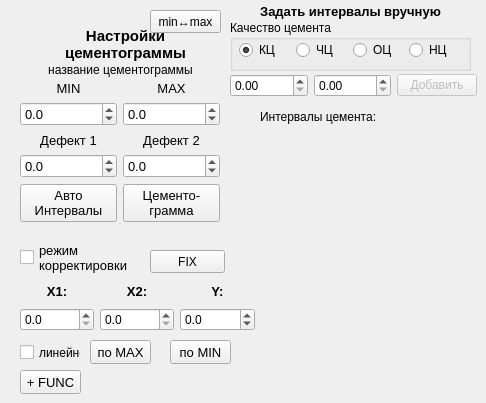
    <widget class="QWidget" name="tab_2">
     <attribute name="title">
      <string>Настройки цементограммы</string>
     </attribute>
     <widget class="QPushButton" name="pushButton_fix_corr">
      <property name="geometry">
       <rect>
        <x>150</x>
        <y>250</y>
        <width>75</width>
        <height>23</height>
       </rect>
      </property>
      <property name="toolTip">
       <string>Зафиксировать выполненные корректировки</string>
      </property>
      <property name="text">
       <string>FIX</string>
      </property>
     </widget>
     <widget class="QWidget" name="gridLayoutWidget_6">
      <property name="geometry">
       <rect>
        <x>20</x>
        <y>280</y>
        <width>235</width>
        <height>51</height>
       </rect>
      </property>
      <layout class="QGridLayout" name="gridLayout_6">
       <item row="1" column="2">
        <widget class="QLabel" name="label_24">
         <property name="font">
          <font>
           <pointsize>10</pointsize>
           <weight>75</weight>
           <bold>true</bold>
          </font>
         </property>
         <property name="text">
          <string>Y:</string>
         </property>
         <property name="alignment">
          <set>Qt::AlignCenter</set>
         </property>
        </widget>
       </item>
       <item row="2" column="0">
        <widget class="QDoubleSpinBox" name="doubleSpinBox_x1_line">
         <property name="decimals">
          <number>1</number>
         </property>
         <property name="minimum">
          <double>0.000000000000000</double>
         </property>
         <property name="maximum">
          <double>10000.000000000000000</double>
         </property>
         <property name="singleStep">
          <double>0.500000000000000</double>
         </property>
        </widget>
       </item>
       <item row="1" column="1">
        <widget class="QLabel" name="label_23">
         <property name="font">
          <font>
           <pointsize>10</pointsize>
           <weight>75</weight>
           <bold>true</bold>
          </font>
         </property>
         <property name="text">
          <string>X2:</string>
         </property>
         <property name="alignment">
          <set>Qt::AlignCenter</set>
         </property>
        </widget>
       </item>
       <item row="1" column="0">
        <widget class="QLabel" name="label_13">
         <property name="font">
          <font>
           <pointsize>10</pointsize>
           <weight>75</weight>
           <bold>true</bold>
          </font>
         </property>
         <property name="text">
          <string>X1:</string>
         </property>
         <property name="alignment">
          <set>Qt::AlignCenter</set>
         </property>
        </widget>
       </item>
       <item row="2" column="1">
        <widget class="QDoubleSpinBox" name="doubleSpinBox_x2_line">
         <property name="decimals">
          <number>1</number>
         </property>
         <property name="minimum">
          <double>0.000000000000000</double>
         </property>
         <property name="maximum">
          <double>10000.000000000000000</double>
         </property>
         <property name="singleStep">
          <double>0.500000000000000</double>
         </property>
        </widget>
       </item>
       <item row="2" column="2">
        <widget class="QDoubleSpinBox" name="doubleSpinBox_y_line">
         <property name="decimals">
          <number>1</number>
         </property>
         <property name="minimum">
          <double>-10000.000000000000000</double>
         </property>
         <property name="maximum">
          <double>10000.000000000000000</double>
         </property>
         <property name="singleStep">
          <double>0.100000000000000</double>
         </property>
        </widget>
       </item>
      </layout>
     </widget>
     <widget class="QLabel" name="label_57">
      <property name="geometry">
       <rect>
        <x>40</x>
        <y>24</y>
        <width>171</width>
        <height>41</height>
       </rect>
      </property>
      <property name="font">
       <font>
        <pointsize>11</pointsize>
        <weight>75</weight>
        <bold>true</bold>
       </font>
      </property>
      <property name="text">
       <string>Настройки
цементограммы</string>
      </property>
      <property name="alignment">
       <set>Qt::AlignCenter</set>
      </property>
     </widget>
     <widget class="QPushButton" name="pushButton_plus_func">
      <property name="geometry">
       <rect>
        <x>20</x>
        <y>370</y>
        <width>61</width>
        <height>24</height>
       </rect>
      </property>
      <property name="font">
       <font>
        <pointsize>10</pointsize>
       </font>
      </property>
      <property name="toolTip">
       <string>Поднять верхнюю часть цементограммы</string>
      </property>
      <property name="text">
       <string>+ FUNC</string>
      </property>
     </widget>
     <widget class="QLabel" name="name_cement">
      <property name="geometry">
       <rect>
        <x>20</x>
        <y>60</y>
        <width>201</width>
        <height>20</height>
       </rect>
      </property>
      <property name="palette">
       <palette>
        <active>
         <colorrole role="WindowText">
          <brush brushstyle="SolidPattern">
           <color alpha="255">
            <red>0</red>
            <green>0</green>
            <blue>0</blue>
           </color>
          </brush>
         </colorrole>
         <colorrole role="Button">
          <brush brushstyle="SolidPattern">
           <color alpha="255">
            <red>41</red>
            <green>131</green>
            <blue>240</blue>
           </color>
          </brush>
         </colorrole>
         <colorrole role="Light">
          <brush brushstyle="SolidPattern">
           <color alpha="255">
            <red>149</red>
            <green>197</green>
            <blue>255</blue>
           </color>
          </brush>
         </colorrole>
         <colorrole role="Midlight">
          <brush brushstyle="SolidPattern">
           <color alpha="255">
            <red>95</red>
            <green>164</green>
            <blue>247</blue>
           </color>
          </brush>
         </colorrole>
         <colorrole role="Dark">
          <brush brushstyle="SolidPattern">
           <color alpha="255">
            <red>20</red>
            <green>65</green>
            <blue>120</blue>
           </color>
          </brush>
         </colorrole>
         <colorrole role="Mid">
          <brush brushstyle="SolidPattern">
           <color alpha="255">
            <red>27</red>
            <green>87</green>
            <blue>160</blue>
           </color>
          </brush>
         </colorrole>
         <colorrole role="Text">
          <brush brushstyle="SolidPattern">
           <color alpha="255">
            <red>0</red>
            <green>0</green>
            <blue>0</blue>
           </color>
          </brush>
         </colorrole>
         <colorrole role="BrightText">
          <brush brushstyle="SolidPattern">
           <color alpha="255">
            <red>255</red>
            <green>255</green>
            <blue>255</blue>
           </color>
          </brush>
         </colorrole>
         <colorrole role="ButtonText">
          <brush brushstyle="SolidPattern">
           <color alpha="255">
            <red>0</red>
            <green>0</green>
            <blue>0</blue>
           </color>
          </brush>
         </colorrole>
         <colorrole role="Base">
          <brush brushstyle="SolidPattern">
           <color alpha="255">
            <red>255</red>
            <green>255</green>
            <blue>255</blue>
           </color>
          </brush>
         </colorrole>
         <colorrole role="Window">
          <brush brushstyle="SolidPattern">
           <color alpha="255">
            <red>41</red>
            <green>131</green>
            <blue>240</blue>
           </color>
          </brush>
         </colorrole>
         <colorrole role="Shadow">
          <brush brushstyle="SolidPattern">
           <color alpha="255">
            <red>0</red>
            <green>0</green>
            <blue>0</blue>
           </color>
          </brush>
         </colorrole>
         <colorrole role="AlternateBase">
          <brush brushstyle="SolidPattern">
           <color alpha="255">
            <red>148</red>
            <green>193</green>
            <blue>247</blue>
           </color>
          </brush>
         </colorrole>
         <colorrole role="ToolTipBase">
          <brush brushstyle="SolidPattern">
           <color alpha="255">
            <red>255</red>
            <green>255</green>
            <blue>220</blue>
           </color>
          </brush>
         </colorrole>
         <colorrole role="ToolTipText">
          <brush brushstyle="SolidPattern">
           <color alpha="255">
            <red>0</red>
            <green>0</green>
            <blue>0</blue>
           </color>
          </brush>
         </colorrole>
        </active>
        <inactive>
         <colorrole role="WindowText">
          <brush brushstyle="SolidPattern">
           <color alpha="255">
            <red>0</red>
            <green>0</green>
            <blue>0</blue>
           </color>
          </brush>
         </colorrole>
         <colorrole role="Button">
          <brush brushstyle="SolidPattern">
           <color alpha="255">
            <red>41</red>
            <green>131</green>
            <blue>240</blue>
           </color>
          </brush>
         </colorrole>
         <colorrole role="Light">
          <brush brushstyle="SolidPattern">
           <color alpha="255">
            <red>149</red>
            <green>197</green>
            <blue>255</blue>
           </color>
          </brush>
         </colorrole>
         <colorrole role="Midlight">
          <brush brushstyle="SolidPattern">
           <color alpha="255">
            <red>95</red>
            <green>164</green>
            <blue>247</blue>
           </color>
          </brush>
         </colorrole>
         <colorrole role="Dark">
          <brush brushstyle="SolidPattern">
           <color alpha="255">
            <red>20</red>
            <green>65</green>
            <blue>120</blue>
           </color>
          </brush>
         </colorrole>
         <colorrole role="Mid">
          <brush brushstyle="SolidPattern">
           <color alpha="255">
            <red>27</red>
            <green>87</green>
            <blue>160</blue>
           </color>
          </brush>
         </colorrole>
         <colorrole role="Text">
          <brush brushstyle="SolidPattern">
           <color alpha="255">
            <red>0</red>
            <green>0</green>
            <blue>0</blue>
           </color>
          </brush>
         </colorrole>
         <colorrole role="BrightText">
          <brush brushstyle="SolidPattern">
           <color alpha="255">
            <red>255</red>
            <green>255</green>
            <blue>255</blue>
           </color>
          </brush>
         </colorrole>
         <colorrole role="ButtonText">
          <brush brushstyle="SolidPattern">
           <color alpha="255">
            <red>0</red>
            <green>0</green>
            <blue>0</blue>
           </color>
          </brush>
         </colorrole>
         <colorrole role="Base">
          <brush brushstyle="SolidPattern">
           <color alpha="255">
            <red>255</red>
            <green>255</green>
            <blue>255</blue>
           </color>
          </brush>
         </colorrole>
         <colorrole role="Window">
          <brush brushstyle="SolidPattern">
           <color alpha="255">
            <red>41</red>
            <green>131</green>
            <blue>240</blue>
           </color>
          </brush>
         </colorrole>
         <colorrole role="Shadow">
          <brush brushstyle="SolidPattern">
           <color alpha="255">
            <red>0</red>
            <green>0</green>
            <blue>0</blue>
           </color>
          </brush>
         </colorrole>
         <colorrole role="AlternateBase">
          <brush brushstyle="SolidPattern">
           <color alpha="255">
            <red>148</red>
            <green>193</green>
            <blue>247</blue>
           </color>
          </brush>
         </colorrole>
         <colorrole role="ToolTipBase">
          <brush brushstyle="SolidPattern">
           <color alpha="255">
            <red>255</red>
            <green>255</green>
            <blue>220</blue>
           </color>
          </brush>
         </colorrole>
         <colorrole role="ToolTipText">
          <brush brushstyle="SolidPattern">
           <color alpha="255">
            <red>0</red>
            <green>0</green>
            <blue>0</blue>
           </color>
          </brush>
         </colorrole>
        </inactive>
        <disabled>
         <colorrole role="WindowText">
          <brush brushstyle="SolidPattern">
           <color alpha="255">
            <red>20</red>
            <green>65</green>
            <blue>120</blue>
           </color>
          </brush>
         </colorrole>
         <colorrole role="Button">
          <brush brushstyle="SolidPattern">
           <color alpha="255">
            <red>41</red>
            <green>131</green>
            <blue>240</blue>
           </color>
          </brush>
         </colorrole>
         <colorrole role="Light">
          <brush brushstyle="SolidPattern">
           <color alpha="255">
            <red>149</red>
            <green>197</green>
            <blue>255</blue>
           </color>
          </brush>
         </colorrole>
         <colorrole role="Midlight">
          <brush brushstyle="SolidPattern">
           <color alpha="255">
            <red>95</red>
            <green>164</green>
            <blue>247</blue>
           </color>
          </brush>
         </colorrole>
         <colorrole role="Dark">
          <brush brushstyle="SolidPattern">
           <color alpha="255">
            <red>20</red>
            <green>65</green>
            <blue>120</blue>
           </color>
          </brush>
         </colorrole>
         <colorrole role="Mid">
          <brush brushstyle="SolidPattern">
           <color alpha="255">
            <red>27</red>
            <green>87</green>
            <blue>160</blue>
           </color>
          </brush>
         </colorrole>
         <colorrole role="Text">
          <brush brushstyle="SolidPattern">
           <color alpha="255">
            <red>20</red>
            <green>65</green>
            <blue>120</blue>
           </color>
          </brush>
         </colorrole>
         <colorrole role="BrightText">
          <brush brushstyle="SolidPattern">
           <color alpha="255">
            <red>255</red>
            <green>255</green>
            <blue>255</blue>
           </color>
          </brush>
         </colorrole>
         <colorrole role="ButtonText">
          <brush brushstyle="SolidPattern">
           <color alpha="255">
            <red>20</red>
            <green>65</green>
            <blue>120</blue>
           </color>
          </brush>
         </colorrole>
         <colorrole role="Base">
          <brush brushstyle="SolidPattern">
           <color alpha="255">
            <red>41</red>
            <green>131</green>
            <blue>240</blue>
           </color>
          </brush>
         </colorrole>
         <colorrole role="Window">
          <brush brushstyle="SolidPattern">
           <color alpha="255">
            <red>41</red>
            <green>131</green>
            <blue>240</blue>
           </color>
          </brush>
         </colorrole>
         <colorrole role="Shadow">
          <brush brushstyle="SolidPattern">
           <color alpha="255">
            <red>0</red>
            <green>0</green>
            <blue>0</blue>
           </color>
          </brush>
         </colorrole>
         <colorrole role="AlternateBase">
          <brush brushstyle="SolidPattern">
           <color alpha="255">
            <red>41</red>
            <green>131</green>
            <blue>240</blue>
           </color>
          </brush>
         </colorrole>
         <colorrole role="ToolTipBase">
          <brush brushstyle="SolidPattern">
           <color alpha="255">
            <red>255</red>
            <green>255</green>
            <blue>220</blue>
           </color>
          </brush>
         </colorrole>
         <colorrole role="ToolTipText">
          <brush brushstyle="SolidPattern">
           <color alpha="255">
            <red>0</red>
            <green>0</green>
            <blue>0</blue>
           </color>
          </brush>
         </colorrole>
        </disabled>
       </palette>
      </property>
      <property name="text">
       <string>название цементограммы</string>
      </property>
      <property name="alignment">
       <set>Qt::AlignCenter</set>
      </property>
     </widget>
     <widget class="QWidget" name="gridLayoutWidget_5">
      <property name="geometry">
       <rect>
        <x>20</x>
        <y>80</y>
        <width>200</width>
        <height>142</height>
       </rect>
      </property>
      <property name="font">
       <font>
        <pointsize>10</pointsize>
       </font>
      </property>
      <layout class="QGridLayout" name="gridLayout_5">
       <item row="0" column="1">
        <widget class="QLabel" name="label_54">
         <property name="font">
          <font>
           <pointsize>10</pointsize>
          </font>
         </property>
         <property name="text">
          <string>MAX</string>
         </property>
         <property name="alignment">
          <set>Qt::AlignCenter</set>
         </property>
        </widget>
       </item>
       <item row="0" column="0">
        <widget class="QLabel" name="label_53">
         <property name="font">
          <font>
           <pointsize>10</pointsize>
          </font>
         </property>
         <property name="text">
          <string>MIN</string>
         </property>
         <property name="alignment">
          <set>Qt::AlignCenter</set>
         </property>
        </widget>
       </item>
       <item row="2" column="0">
        <widget class="QLabel" name="label_55">
         <property name="font">
          <font>
           <pointsize>10</pointsize>
          </font>
         </property>
         <property name="text">
          <string>Дефект 1</string>
         </property>
         <property name="alignment">
          <set>Qt::AlignCenter</set>
         </property>
        </widget>
       </item>
       <item row="2" column="1">
        <widget class="QLabel" name="label_56">
         <property name="font">
          <font>
           <pointsize>10</pointsize>
          </font>
         </property>
         <property name="text">
          <string>Дефект 2</string>
         </property>
         <property name="alignment">
          <set>Qt::AlignCenter</set>
         </property>
        </widget>
       </item>
       <item row="4" column="1">
        <widget class="QPushButton" name="pushButton_cement">
         <property name="toolTip">
          <string>Построить цементограмму.
Последняя построенная цементограмма
будет использоваться в отчете</string>
         </property>
         <property name="text">
          <string>Цементо-
грамма</string>
         </property>
        </widget>
       </item>
       <item row="4" column="0">
        <widget class="QPushButton" name="pushButton_int_cement">
         <property name="sizePolicy">
          <sizepolicy hsizetype="Minimum" vsizetype="Fixed">
           <horstretch>0</horstretch>
           <verstretch>0</verstretch>
          </sizepolicy>
         </property>
         <property name="toolTip">
          <string>Выбрать сигнал для построения цементограммы
(должен быть выбран только один сигнал)
Расчитывается уровнь дефектов
Также данная кнопка отменяет все корректировки</string>
         </property>
         <property name="statusTip">
          <string/>
         </property>
         <property name="whatsThis">
          <string/>
         </property>
         <property name="text">
          <string>Авто
Интервалы</string>
         </property>
         <property name="checkable">
          <bool>false</bool>
         </property>
        </widget>
       </item>
       <item row="3" column="0">
        <widget class="QDoubleSpinBox" name="doubleSpinBox_defect1">
         <property name="decimals">
          <number>1</number>
         </property>
         <property name="minimum">
          <double>-10000.000000000000000</double>
         </property>
         <property name="maximum">
          <double>10000.000000000000000</double>
         </property>
         <property name="singleStep">
          <double>0.100000000000000</double>
         </property>
        </widget>
       </item>
       <item row="3" column="1">
        <widget class="QDoubleSpinBox" name="doubleSpinBox_defect2">
         <property name="decimals">
          <number>1</number>
         </property>
         <property name="minimum">
          <double>-10000.000000000000000</double>
         </property>
         <property name="maximum">
          <double>10000.000000000000000</double>
         </property>
         <property name="singleStep">
          <double>0.100000000000000</double>
         </property>
        </widget>
       </item>
       <item row="1" column="1">
        <widget class="QDoubleSpinBox" name="doubleSpinBox_max_cement">
         <property name="decimals">
          <number>1</number>
         </property>
         <property name="minimum">
          <double>-10000.000000000000000</double>
         </property>
         <property name="maximum">
          <double>10000.000000000000000</double>
         </property>
         <property name="singleStep">
          <double>0.100000000000000</double>
         </property>
        </widget>
       </item>
       <item row="1" column="0">
        <widget class="QDoubleSpinBox" name="doubleSpinBox_min_cement">
         <property name="decimals">
          <number>1</number>
         </property>
         <property name="minimum">
          <double>-10000.000000000000000</double>
         </property>
         <property name="maximum">
          <double>10000.000000000000000</double>
         </property>
         <property name="singleStep">
          <double>0.100000000000000</double>
         </property>
        </widget>
       </item>
      </layout>
     </widget>
     <widget class="QPushButton" name="pushButton_corr_sig_bottom">
      <property name="geometry">
       <rect>
        <x>170</x>
        <y>340</y>
        <width>61</width>
        <height>24</height>
       </rect>
      </property>
      <property name="font">
       <font>
        <pointsize>10</pointsize>
       </font>
      </property>
      <property name="toolTip">
       <string>Вытянуть выделенный интервал
по минимальному значению в интервале</string>
      </property>
      <property name="text">
       <string>по MIN</string>
      </property>
     </widget>
     <widget class="QCheckBox" name="checkBox_lin_cor">
      <property name="geometry">
       <rect>
        <x>20</x>
        <y>344</y>
        <width>61</width>
        <height>17</height>
       </rect>
      </property>
      <property name="toolTip">
       <string>вытягивание в линейном режиме</string>
      </property>
      <property name="text">
       <string>линейно</string>
      </property>
     </widget>
     <widget class="QCheckBox" name="checkBox_corr_mode">
      <property name="geometry">
       <rect>
        <x>20</x>
        <y>242</y>
        <width>111</width>
        <height>31</height>
       </rect>
      </property>
      <property name="font">
       <font>
        <pointsize>10</pointsize>
       </font>
      </property>
      <property name="layoutDirection">
       <enum>Qt::LeftToRight</enum>
      </property>
      <property name="autoFillBackground">
       <bool>false</bool>
      </property>
      <property name="text">
       <string>режим
корректировки</string>
      </property>
     </widget>
     <widget class="QPushButton" name="pushButton_corr_sig">
      <property name="geometry">
       <rect>
        <x>90</x>
        <y>340</y>
        <width>61</width>
        <height>24</height>
       </rect>
      </property>
      <property name="font">
       <font>
        <pointsize>10</pointsize>
       </font>
      </property>
      <property name="toolTip">
       <string>Вытянуть выделенный интервал
по максимальному значению в интервале</string>
      </property>
      <property name="text">
       <string>по MAX</string>
      </property>
     </widget>
     <widget class="QPushButton" name="pushButton_minmax_cem">
      <property name="geometry">
       <rect>
        <x>150</x>
        <y>10</y>
        <width>71</width>
        <height>23</height>
       </rect>
      </property>
      <property name="toolTip">
       <string>Выравнивание максимумов и минимумов цементограммы</string>
      </property>
      <property name="text">
       <string>min↔max</string>
      </property>
     </widget>
     <widget class="QLabel" name="label_58">
      <property name="geometry">
       <rect>
        <x>250</x>
        <y>3</y>
        <width>201</width>
        <height>16</height>
       </rect>
      </property>
      <property name="font">
       <font>
        <pointsize>10</pointsize>
        <weight>75</weight>
        <bold>true</bold>
       </font>
      </property>
      <property name="text">
       <string>Задать интервалы вручную</string>
      </property>
      <property name="alignment">
       <set>Qt::AlignCenter</set>
      </property>
     </widget>
     <widget class="QWidget" name="horizontalLayoutWidget_4">
      <property name="geometry">
       <rect>
        <x>230</x>
        <y>70</y>
        <width>247</width>
        <height>31</height>
       </rect>
      </property>
      <layout class="QHBoxLayout" name="horizontalLayout_4">
       <item>
        <widget class="QDoubleSpinBox" name="doubleSpinBox_undefine_min">
         <property name="maximum">
          <double>10000.000000000000000</double>
         </property>
        </widget>
       </item>
       <item>
        <widget class="QDoubleSpinBox" name="doubleSpinBox_undefine_max">
         <property name="maximum">
          <double>10000.000000000000000</double>
         </property>
        </widget>
       </item>
       <item>
        <widget class="QPushButton" name="pushButton_add_undefine">
         <property name="enabled">
          <bool>false</bool>
         </property>
         <property name="font">
          <font>
           <pointsize>9</pointsize>
          </font>
         </property>
         <property name="text">
          <string>Добавить</string>
         </property>
        </widget>
       </item>
      </layout>
     </widget>
     <widget class="QGroupBox" name="groupBox">
      <property name="geometry">
       <rect>
        <x>230</x>
        <y>20</y>
        <width>241</width>
        <height>51</height>
       </rect>
      </property>
      <property name="title">
       <string>Качество цемента</string>
      </property>
      <widget class="QWidget" name="horizontalLayoutWidget_6">
       <property name="geometry">
        <rect>
         <x>9</x>
         <y>19</y>
         <width>221</width>
         <height>22</height>
        </rect>
       </property>
       <layout class="QHBoxLayout" name="horizontalLayout_13">
        <item>
         <widget class="QRadioButton" name="radioButton_KC">
          <property name="enabled">
           <bool>true</bool>
          </property>
          <property name="toolTip">
           <string>качественный цемент</string>
          </property>
          <property name="text">
           <string>КЦ</string>
          </property>
          <property name="checkable">
           <bool>true</bool>
          </property>
          <property name="checked">
           <bool>true</bool>
          </property>
         </widget>
        </item>
        <item>
         <widget class="QRadioButton" name="radioButton_ChC">
          <property name="toolTip">
           <string>частичный цемент</string>
          </property>
          <property name="text">
           <string>ЧЦ</string>
          </property>
         </widget>
        </item>
        <item>
         <widget class="QRadioButton" name="radioButton_OC">
          <property name="toolTip">
           <string>отсутствие цемента</string>
          </property>
          <property name="text">
           <string>ОЦ</string>
          </property>
         </widget>
        </item>
        <item>
         <widget class="QRadioButton" name="radioButton_NC">
          <property name="toolTip">
           <string>неопределённый цемент</string>
          </property>
          <property name="text">
           <string>НЦ</string>
          </property>
         </widget>
        </item>
       </layout>
      </widget>
     </widget>
     <widget class="QLabel" name="label_int_undefine">
      <property name="geometry">
       <rect>
        <x>260</x>
        <y>110</y>
        <width>211</width>
        <height>271</height>
       </rect>
      </property>
      <property name="text">
       <string>Интервалы цемента:</string>
      </property>
      <property name="alignment">
       <set>Qt::AlignLeading|Qt::AlignLeft|Qt::AlignTop</set>
      </property>
     </widget>
    </widget>
